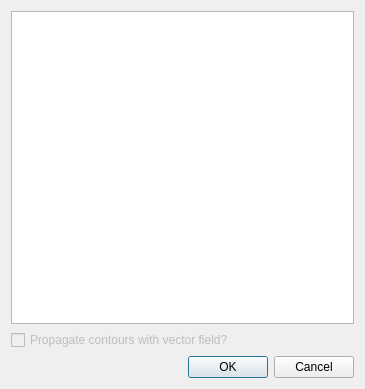
<?xml version="1.0" encoding="UTF-8"?>
<ui version="4.0">
 <class>vvStructSelector</class>
 <widget class="QDialog" name="vvStructSelector">
  <property name="geometry">
   <rect>
    <x>0</x>
    <y>0</y>
    <width>365</width>
    <height>389</height>
   </rect>
  </property>
  <property name="windowTitle">
   <string>Select contours to open</string>
  </property>
  <layout class="QVBoxLayout" name="verticalLayout">
   <item>
    <widget class="QListWidget" name="structSelectionWidget">
     <property name="selectionMode">
      <enum>QAbstractItemView::MultiSelection</enum>
     </property>
    </widget>
   </item>
   <item>
    <widget class="QCheckBox" name="propagateCheckBox">
     <property name="enabled">
      <bool>false</bool>
     </property>
     <property name="text">
      <string>Propagate contours with vector field?</string>
     </property>
    </widget>
   </item>
   <item>
    <widget class="QDialogButtonBox" name="buttonBox">
     <property name="orientation">
      <enum>Qt::Horizontal</enum>
     </property>
     <property name="standardButtons">
      <set>QDialogButtonBox::Cancel|QDialogButtonBox::Ok</set>
     </property>
    </widget>
   </item>
  </layout>
 </widget>
 <resources/>
 <connections>
  <connection>
   <sender>buttonBox</sender>
   <signal>accepted()</signal>
   <receiver>vvStructSelector</receiver>
   <slot>accept()</slot>
   <hints>
    <hint type="sourcelabel">
     <x>248</x>
     <y>254</y>
    </hint>
    <hint type="destinationlabel">
     <x>157</x>
     <y>274</y>
    </hint>
   </hints>
  </connection>
  <connection>
   <sender>buttonBox</sender>
   <signal>rejected()</signal>
   <receiver>vvStructSelector</receiver>
   <slot>reject()</slot>
   <hints>
    <hint type="sourcelabel">
     <x>316</x>
     <y>260</y>
    </hint>
    <hint type="destinationlabel">
     <x>286</x>
     <y>274</y>
    </hint>
   </hints>
  </connection>
 </connections>
</ui>
